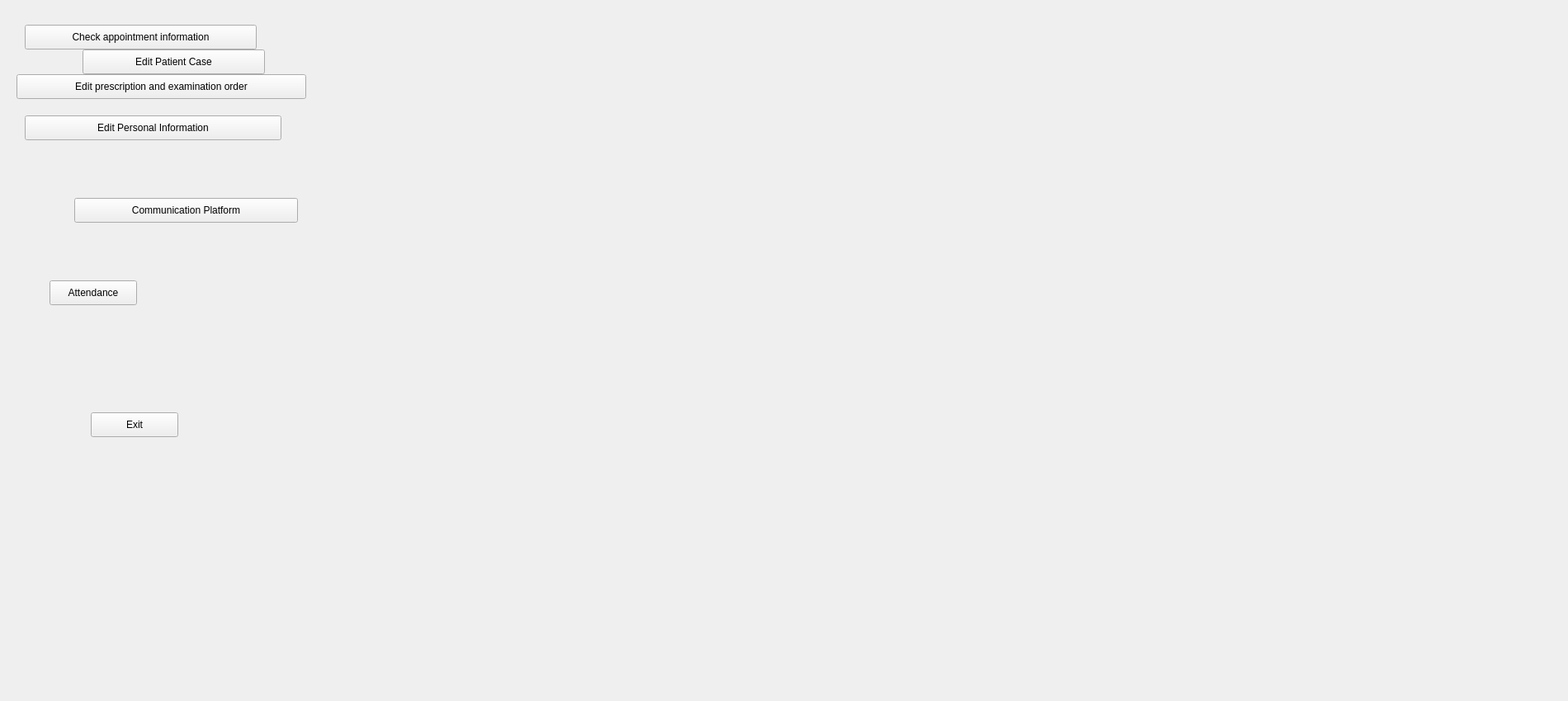
<?xml version="1.0" encoding="UTF-8"?>
<ui version="4.0">
 <class>doctorwindow</class>
 <widget class="QWidget" name="doctorwindow">
  <property name="geometry">
   <rect>
    <x>0</x>
    <y>0</y>
    <width>1900</width>
    <height>850</height>
   </rect>
  </property>
  <property name="windowTitle">
   <string>Doctor</string>
  </property>
  <widget class="QPushButton" name="btnInfo">
   <property name="geometry">
    <rect>
     <x>30</x>
     <y>30</y>
     <width>281</width>
     <height>30</height>
    </rect>
   </property>
   <property name="text">
    <string>Check appointment information</string>
   </property>
  </widget>
  <widget class="QPushButton" name="btnPrescription">
   <property name="geometry">
    <rect>
     <x>20</x>
     <y>90</y>
     <width>351</width>
     <height>30</height>
    </rect>
   </property>
   <property name="text">
    <string>Edit prescription and examination order</string>
   </property>
  </widget>
  <widget class="QPushButton" name="btnProfile">
   <property name="geometry">
    <rect>
     <x>30</x>
     <y>140</y>
     <width>311</width>
     <height>30</height>
    </rect>
   </property>
   <property name="text">
    <string>Edit Personal Information</string>
   </property>
  </widget>
  <widget class="QPushButton" name="btnPlatform">
   <property name="geometry">
    <rect>
     <x>90</x>
     <y>240</y>
     <width>271</width>
     <height>30</height>
    </rect>
   </property>
   <property name="text">
    <string>Communication Platform</string>
   </property>
  </widget>
  <widget class="QPushButton" name="btnAttendance">
   <property name="geometry">
    <rect>
     <x>60</x>
     <y>340</y>
     <width>106</width>
     <height>30</height>
    </rect>
   </property>
   <property name="text">
    <string>Attendance</string>
   </property>
  </widget>
  <widget class="QPushButton" name="btnExit">
   <property name="geometry">
    <rect>
     <x>110</x>
     <y>500</y>
     <width>106</width>
     <height>30</height>
    </rect>
   </property>
   <property name="text">
    <string>Exit</string>
   </property>
  </widget>
  <widget class="QPushButton" name="btnCase">
   <property name="geometry">
    <rect>
     <x>100</x>
     <y>60</y>
     <width>221</width>
     <height>30</height>
    </rect>
   </property>
   <property name="text">
    <string>Edit Patient Case</string>
   </property>
  </widget>
 </widget>
 <resources/>
 <connections/>
</ui>
